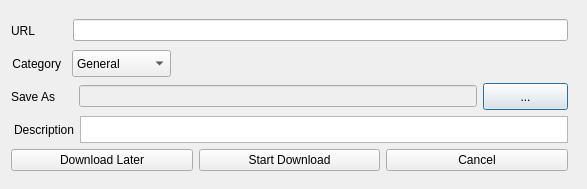
<?xml version="1.0" encoding="UTF-8"?>
<ui version="4.0">
 <class>NewDownloadInfoDialog</class>
 <widget class="QDialog" name="NewDownloadInfoDialog">
  <property name="geometry">
   <rect>
    <x>0</x>
    <y>0</y>
    <width>587</width>
    <height>189</height>
   </rect>
  </property>
  <property name="sizePolicy">
   <sizepolicy hsizetype="Fixed" vsizetype="Fixed">
    <horstretch>0</horstretch>
    <verstretch>0</verstretch>
   </sizepolicy>
  </property>
  <property name="windowTitle">
   <string>New Download</string>
  </property>
  <layout class="QFormLayout" name="formLayout">
   <item row="0" column="0">
    <layout class="QVBoxLayout" name="verticalLayout">
     <property name="sizeConstraint">
      <enum>QLayout::SetFixedSize</enum>
     </property>
     <item>
      <layout class="QHBoxLayout" name="horizontalLayout">
       <property name="spacing">
        <number>6</number>
       </property>
       <property name="sizeConstraint">
        <enum>QLayout::SetDefaultConstraint</enum>
       </property>
       <item alignment="Qt::AlignLeft">
        <widget class="QLabel" name="label">
         <property name="minimumSize">
          <size>
           <width>24</width>
           <height>27</height>
          </size>
         </property>
         <property name="maximumSize">
          <size>
           <width>24</width>
           <height>27</height>
          </size>
         </property>
         <property name="text">
          <string>URL</string>
         </property>
         <property name="alignment">
          <set>Qt::AlignRight|Qt::AlignTrailing|Qt::AlignVCenter</set>
         </property>
         <property name="buddy">
          <cstring>urlinput</cstring>
         </property>
        </widget>
       </item>
       <item>
        <spacer name="horizontalSpacer_2">
         <property name="orientation">
          <enum>Qt::Horizontal</enum>
         </property>
         <property name="sizeType">
          <enum>QSizePolicy::Preferred</enum>
         </property>
         <property name="sizeHint" stdset="0">
          <size>
           <width>32</width>
           <height>0</height>
          </size>
         </property>
        </spacer>
       </item>
       <item>
        <widget class="QLineEdit" name="urlinput"/>
       </item>
      </layout>
     </item>
     <item>
      <layout class="QHBoxLayout" name="horizontalLayout_2">
       <item alignment="Qt::AlignLeft|Qt::AlignVCenter">
        <widget class="QLabel" name="label_2">
         <property name="minimumSize">
          <size>
           <width>50</width>
           <height>25</height>
          </size>
         </property>
         <property name="maximumSize">
          <size>
           <width>50</width>
           <height>25</height>
          </size>
         </property>
         <property name="text">
          <string>Category</string>
         </property>
         <property name="alignment">
          <set>Qt::AlignRight|Qt::AlignTrailing|Qt::AlignVCenter</set>
         </property>
         <property name="buddy">
          <cstring>categoryBox</cstring>
         </property>
        </widget>
       </item>
       <item>
        <spacer name="horizontalSpacer_3">
         <property name="orientation">
          <enum>Qt::Horizontal</enum>
         </property>
         <property name="sizeType">
          <enum>QSizePolicy::Preferred</enum>
         </property>
         <property name="sizeHint" stdset="0">
          <size>
           <width>5</width>
           <height>20</height>
          </size>
         </property>
        </spacer>
       </item>
       <item>
        <widget class="QComboBox" name="categoryBox">
         <property name="minimumSize">
          <size>
           <width>71</width>
           <height>27</height>
          </size>
         </property>
         <property name="maximumSize">
          <size>
           <width>132</width>
           <height>27</height>
          </size>
         </property>
         <item>
          <property name="text">
           <string>General</string>
          </property>
          <property name="icon">
           <iconset resource="../images.qrc">
            <normaloff>:/categories/images/prio_0.png</normaloff>:/categories/images/prio_0.png</iconset>
          </property>
         </item>
         <item>
          <property name="text">
           <string>Compressed</string>
          </property>
          <property name="icon">
           <iconset resource="../images.qrc">
            <normaloff>:/categories/images/archive.png</normaloff>:/categories/images/archive.png</iconset>
          </property>
         </item>
         <item>
          <property name="text">
           <string>Documents</string>
          </property>
          <property name="icon">
           <iconset resource="../images.qrc">
            <normaloff>:/categories/images/document.png</normaloff>:/categories/images/document.png</iconset>
          </property>
         </item>
         <item>
          <property name="text">
           <string>Music</string>
          </property>
          <property name="icon">
           <iconset resource="../images.qrc">
            <normaloff>:/categories/images/audio.png</normaloff>:/categories/images/audio.png</iconset>
          </property>
         </item>
         <item>
          <property name="text">
           <string>Programs</string>
          </property>
          <property name="icon">
           <iconset resource="../images.qrc">
            <normaloff>:/categories/images/downloadmanagment.png</normaloff>:/categories/images/downloadmanagment.png</iconset>
          </property>
         </item>
         <item>
          <property name="text">
           <string>Video</string>
          </property>
          <property name="icon">
           <iconset resource="../images.qrc">
            <normaloff>:/categories/images/video.png</normaloff>:/categories/images/video.png</iconset>
          </property>
         </item>
        </widget>
       </item>
       <item>
        <spacer name="horizontalSpacer">
         <property name="orientation">
          <enum>Qt::Horizontal</enum>
         </property>
         <property name="sizeHint" stdset="0">
          <size>
           <width>40</width>
           <height>20</height>
          </size>
         </property>
        </spacer>
       </item>
      </layout>
     </item>
     <item>
      <layout class="QHBoxLayout" name="horizontalLayout_3">
       <item alignment="Qt::AlignLeft">
        <widget class="QLabel" name="label_3">
         <property name="minimumSize">
          <size>
           <width>62</width>
           <height>27</height>
          </size>
         </property>
         <property name="maximumSize">
          <size>
           <width>42</width>
           <height>27</height>
          </size>
         </property>
         <property name="text">
          <string>Save As</string>
         </property>
         <property name="alignment">
          <set>Qt::AlignLeading|Qt::AlignLeft|Qt::AlignVCenter</set>
         </property>
         <property name="buddy">
          <cstring>SaveToEdit</cstring>
         </property>
        </widget>
       </item>
       <item>
        <widget class="QLineEdit" name="SaveToEdit">
         <property name="enabled">
          <bool>false</bool>
         </property>
        </widget>
       </item>
       <item>
        <widget class="QPushButton" name="browseSaveToButton">
         <property name="minimumSize">
          <size>
           <width>85</width>
           <height>27</height>
          </size>
         </property>
         <property name="maximumSize">
          <size>
           <width>85</width>
           <height>27</height>
          </size>
         </property>
         <property name="text">
          <string>...</string>
         </property>
        </widget>
       </item>
      </layout>
     </item>
     <item>
      <layout class="QHBoxLayout" name="horizontalLayout_4">
       <item>
        <widget class="QLabel" name="label_4">
         <property name="minimumSize">
          <size>
           <width>63</width>
           <height>0</height>
          </size>
         </property>
         <property name="maximumSize">
          <size>
           <width>63</width>
           <height>28</height>
          </size>
         </property>
         <property name="text">
          <string>Description</string>
         </property>
         <property name="alignment">
          <set>Qt::AlignRight|Qt::AlignTrailing|Qt::AlignVCenter</set>
         </property>
         <property name="buddy">
          <cstring>descriptionEdit</cstring>
         </property>
        </widget>
       </item>
       <item>
        <widget class="QPlainTextEdit" name="descriptionEdit">
         <property name="minimumSize">
          <size>
           <width>488</width>
           <height>27</height>
          </size>
         </property>
         <property name="maximumSize">
          <size>
           <width>488</width>
           <height>27</height>
          </size>
         </property>
         <property name="tabChangesFocus">
          <bool>true</bool>
         </property>
        </widget>
       </item>
      </layout>
     </item>
     <item>
      <layout class="QHBoxLayout" name="horizontalLayout_5">
       <item>
        <widget class="QPushButton" name="pushButton_2">
         <property name="text">
          <string>Download Later</string>
         </property>
        </widget>
       </item>
       <item>
        <widget class="QPushButton" name="pushButton_3">
         <property name="text">
          <string>Start Download</string>
         </property>
        </widget>
       </item>
       <item>
        <widget class="QPushButton" name="pushButton_4">
         <property name="text">
          <string>Cancel</string>
         </property>
        </widget>
       </item>
      </layout>
     </item>
    </layout>
   </item>
  </layout>
 </widget>
 <resources>
  <include location="../images.qrc"/>
 </resources>
 <connections/>
</ui>
